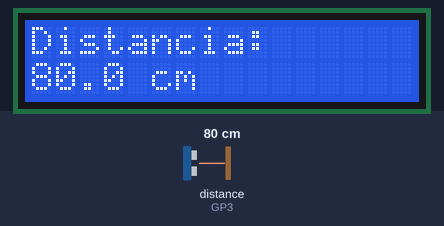
A program run on a simulated Raspberry Pi Pico running MicroPython. On the bench: 16×2 character LCD. The test bench sets the inputs (shaded band); at power-on: distance to the obstacle (sensor on GP3) 80 cm. The echo pulse lasts 58.3 µs per cm.

Above: at 1.2 s.
1.3 s: distance to the obstacle (sensor on GP3) set to 2 cm
At 2.0 s:
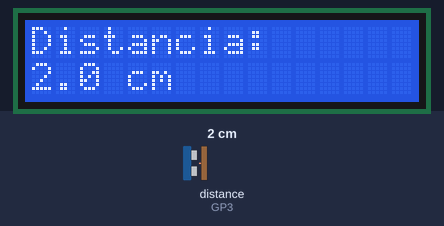
4.4 s: distance to the obstacle (sensor on GP3) set to 4 cm
At 5.2 s:
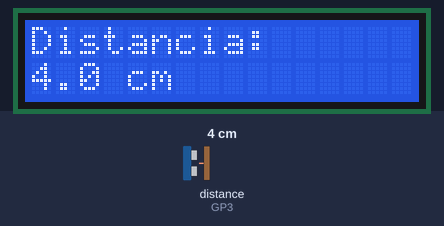
6.3 s: distance to the obstacle (sensor on GP3) set to 9 cm
At 6.8 s:
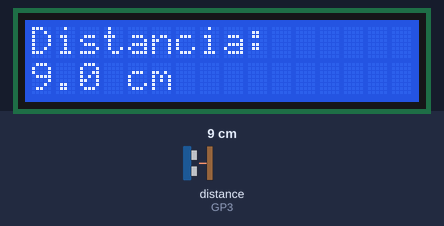
Timing chart, 0 to 9.3 s (numbered marks = the images above; inputs shaded):
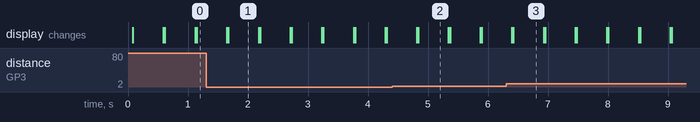

Measured:
- after the input at 1.3 s, the display: first differs from a run without the input after 0.37 s (image 1)
- after the input at 4.4 s, the display: first differs from a run without the input after 0.44 s (image 2)
- after the input at 6.3 s, the display: first differs from a run without the input after 0.12 s (image 3)
- what the display in image 1 shows lasts 0.5 s, from 1.7 s to 2.2 s

The program:

main.py
```python
# ================================================================
# Lenguajes de Interfaz - TECNM Campus ITT
# Descripción: Muestra la distancia detectada por un sensor ultrasonico HC-SR04
# Nombre: Ernesto Torres Pineda 22211665
# Fecha: 21/05/2025
# ================================================================
from machine import Pin, I2C, time_pulse_us
from lcd_api import LcdApi
from i2c_lcd import I2cLcd
import time

# LCD
i2c = I2C(0, sda=Pin(0), scl=Pin(1), freq=400000)
lcd = I2cLcd(i2c, i2c.scan()[0], 2, 16)

# HC-SR04
trig = Pin(2, Pin.OUT)
echo = Pin(3, Pin.IN)

def medir_distancia():
    trig.low()
    time.sleep_us(2)
    trig.high()
    time.sleep_us(10)
    trig.low()
    duracion = time_pulse_us(echo, 1, 30000)  # timeout en µs
    distancia = duracion * 0.0343 / 2
    return distancia

while True:
    d = medir_distancia()
    lcd.clear()
    lcd.putstr("Distancia:\n{:.1f} cm".format(d))
    time.sleep(0.5)
```
